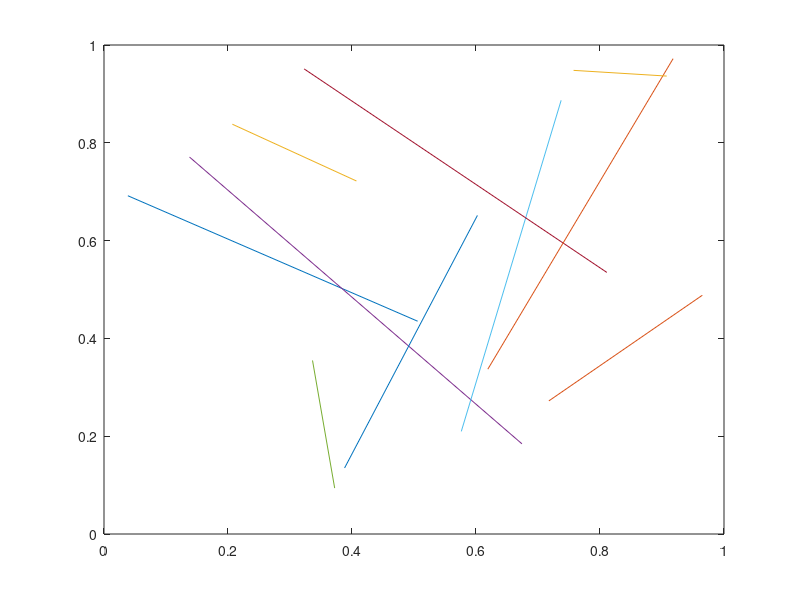

Write MATLAB code to recreate this figure. (Note: this script raises an error after producing the figure.)


%%
c=cos(pi/4);
p0 = [0,0,0];
p1 = [c,c,0.];
p2 = [c,0,c];
p3 = [0,c,c];
norm(p2-p3)
M=[p0;p1;p2;p3]
sqrt(6)/4.
sqrt(3)/3.
M(4,:)
%%
figure;
X1 = rand(1, 10);
X2 = rand(1, 10);
Y1 = rand(1, 10);
Y2 = rand(1, 10);

disp([X1; X2]);

plot([X1; X2], [Y1; Y2]) 

%%
% Define the numeric and string components
name = 'Project Alpha';
version_number = 3.5;

% 1. Convert the number to a string using num2str
version_str = num2str(version_number);

% 2. Concatenate the strings using square brackets []
output_message = ['Report Name: ', name, ', Version: ', version_str];

disp(output_message);
%%
% Define the numeric and string components using modern string type ("")
name = "Sensor Data";
reading = 42; % Numeric value

% Use the '+' operator to concatenate strings and numbers.
% MATLAB automatically calls num2str() internally for the 'reading' variable.
output_string = "Data Set: " + name + ", Reading Count: " + reading;

disp(output_string);
%%
a = [0;2];
b = [-1;0];
c = [0;-2];
b1 = [1;0];

trad(a,b,c)
trad(a,b,b1)
%%



d= [1.5;0.];
l1=norm(a-d,2)
l2=norm(b-d,2)
l3=norm(c-d,2)
d1 = [0.;.75]
l1=norm(a-d1,2)
l2=norm(b-d1,2)
l3=norm(b1-d1,2)
function trad(a,b,c)
v1 = c-b;
v2 = a-b;
alpha = acos(dot(v1,v2)/norm(v1,2)/norm(v2,2));
l = norm(v2-v1,2);
trad= l/(2*sin(alpha))
end


